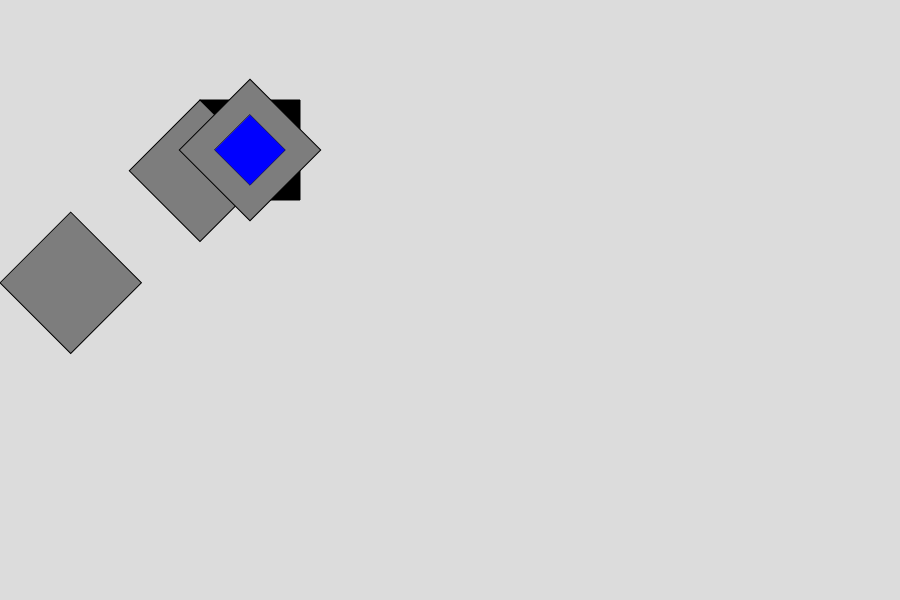
Frame 1 (no input)
Frame 60 (no input): identical to frame 1, image omitted
Frame 120 (the mouse pressed at the canvas centre since frame 60): identical to frame 1, image omitted

The p5.js sketch that drew this single still picture (run headless with seeded random() and noise() and a simulated clock; from frame 60 on, the mouse is pressed at the canvas centre):

// p5.js sketch
// ── sketch.js
function setup() {
    createCanvas(900, 600);
    background(0);
}

function draw()
{
    background(220);

    fill(0);
    rect(200, 100, 100, 100);

    fill(125);
    push();
    rotate(radians(45));
    translate(200, 100);
    rect(0, 0, 100, 100);
    pop();

    push();
    translate(200, 100);
    rotate(radians(45));
    rect(0, 0, 100, 100);
    pop();

    push();
    rectMode(CENTER);
    translate(200 + 100/2, 100 + 100/2);
    rotate(radians(45));
    rect(0, 0, 100, 100);
    pop();

    push();
    rectMode(CENTER);
    translate(200 + 100/2, 100 + 100/2);
    rotate(radians(45));
    fill('blue');
    scale(0.5, 0.5);
    rect(0, 0, 100, 100);
    pop();
}
